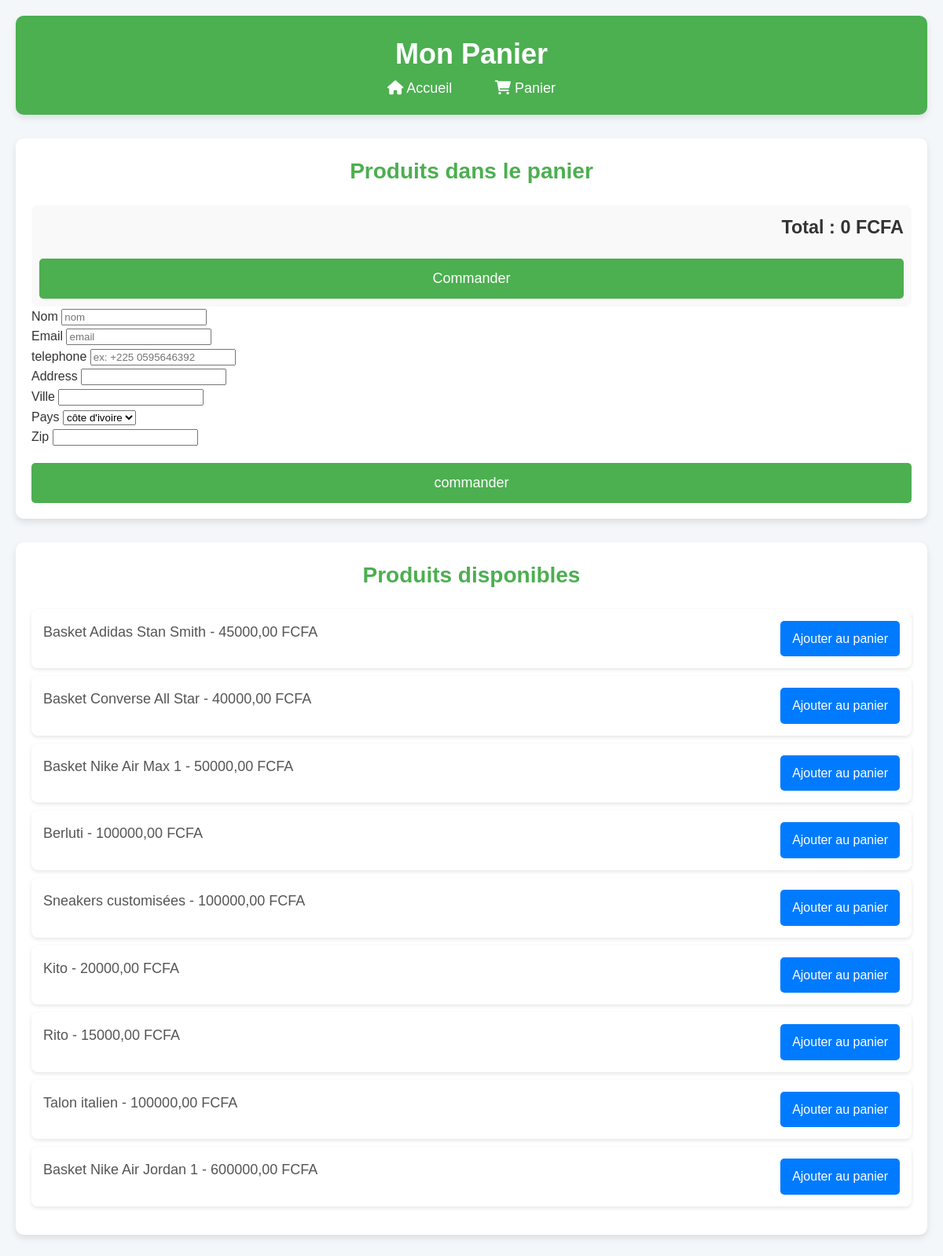
/panier/, run on the app's committed database.
### store/models.py (models this page shows, shortened)
class Product(models.Model):
    name = models.CharField(max_length=200)
    price = models.DecimalField(max_digits=10, decimal_places=2)
    description = models.TextField()
    category = models.ForeignKey(Category, on_delete=models.CASCADE)
    created_at = models.DateTimeField(auto_now_add=True)
    image = models.ImageField(upload_to='product_images/')

### store/views.py (the view, shortened to what this page needs)
# urls.py: path('panier/', views.panier, name='panier'),  # Affichage du panier
def panier(request):
    cart = request.session.get('cart', [])
    total = sum(item['price'] * item['quantity'] for item in cart)  # Calcul du total
    products = Product.objects.all()  # Liste tous les produits disponibles
    return render(request, 'store/panier.html', {'cart': cart, 'total': total, 'products': products})

### store/templates/store/panier.html (shortened to what this page needs)
<!DOCTYPE html>
<html lang="fr">
<head>
    <link rel="stylesheet" href="https://cdnjs.cloudflare.com/ajax/libs/font-awesome/6.0.0-beta3/css/all.min.css">
</head>
<body>
    <header>
        <h1>Mon Panier</h1>
        <nav>
            <a href="/"><i class="fas fa-home"></i> Accueil</a>
            <a href="/panier/"><i class="fas fa-shopping-cart"></i> Panier</a>
        </nav>
    </header>
    <section>
        <h2>Produits dans le panier</h2>
        <div class="total">
            <h3>Total : {{ total }} FCFA</h3>
            <form action="/confirmation/" method="GET">
                <button type="submit">Commander</button>
            </form>
        </div>
        <form method="POST">
            <div class="form-row">
              <div class="form-group col-md-6">
                <label for="inputEmail4">Nom</label>
                <input type="texte" id="nom"  name="nom" class="form-control" id="inputEmail4" placeholder="nom">
              </div>
              <div class="form-group col-md-6">
                <label for="inputPassword4">Email</label>
                <input type="email" id="email" name="email"   class="form-control" id="inputPassword4" placeholder="email">
              </div>
            </div>
            <div class="form-group">
              <label for="inputAddress">telephone</label>
              <input type="text" id="telephone" name="telephone" class="form-control" id="inputAddress" placeholder="ex: +225 0595646392">
            </div>
            <div class="form-group">
              <label for="inputAddress">Address</label>
              <input type="text" id="address" name="address" class="form-control" id="inputAddress" placeholder="">
            </div>
            <div class="form-row">
              <div class="form-group col-md-6">
                <label for="inputCity">Ville</label>
                <input type="text"  name="ville" id="ville" class="form-control" id="inputCity">
              </div>
              <div class="form-group col-md-4">
                <label for="inputState">Pays</label>
                <select id="pays" name="pays" class="form-control">
                  <option selected>côte d'ivoire</option>
                </select>
              </div>
              <div class="form-group col-md-2">
                <label for="inputZip">Zip</label>
                <input name="zipcode" id="zipcode" type="text" class="form-control" id="inputZip">
              </div>
            </div>
            <div class="form-group">
            <button type="submit" class="btn btn-primary">commander</button>
          </form>
    </section>
    <section>
        <h2>Produits disponibles</h2>
        <ul>
            {% for product in products %}
                <li>
                    <p>{{ product.name }} - {{ product.price }} FCFA</p>
                    <a href="{% url 'add_to_cart' product.id %}">Ajouter au panier</a>
                </li>
            {% endfor %}
        </ul>
    </section>
</body>
</html>

### store/templates/store/panier.html (style rules this page uses)
body, h1, h2, h3, p, a { margin: 0; padding: 0; font-family: 'Arial', sans-serif; }
body { background-color: #f4f7fa; color: #333; line-height: 1.6; padding: 20px; font-size: 16px; }
header { background-color: #4CAF50; color: white; padding: 20px; text-align: center; border-radius: 10px; box-shadow: 0 4px 8px rgba(0, 0, 0, 0.1); margin-bottom: 30px; }
header h1 { font-size: 36px; font-weight: 600; }
header nav a { color: white; text-decoration: none; margin: 0 15px; font-size: 18px; padding: 10px; border-radius: 5px; }
section { background-color: white; padding: 20px; border-radius: 10px; box-shadow: 0 4px 8px rgba(0, 0, 0, 0.1); margin-bottom: 30px; }
section h2 { font-size: 28px; font-weight: bold; color: #4CAF50; margin-bottom: 20px; text-align: center; }
.total { font-size: 20px; font-weight: bold; color: #333; margin-top: 20px; text-align: right; padding: 10px; background-color: #f9f9f9; border-radius: 8px; }
button { background-color: #4CAF50; color: white; border: none; padding: 15px 30px; font-size: 18px; cursor: pointer; border-radius: 5px; width: 100%; margin-top: 20px; transition: background-color 0.3s ease; }
section ul { list-style-type: none; padding: 0; }
section ul li { display: flex; justify-content: space-between; background-color: #fff; padding: 15px; margin-bottom: 10px; border-radius: 8px; box-shadow: 0 2px 5px rgba(0, 0, 0, 0.1); transition: transform 0.3s, box-shadow 0.3s; }
section ul li p { font-size: 18px; color: #555; }
section ul li a { background-color: #007BFF; color: white; text-decoration: none; padding: 10px 15px; border-radius: 5px; font-size: 16px; transition: background-color 0.3s; }

### data on the page
Product: name "Basket Adidas Stan Smith", price "45000,00"
Product: name "Basket Converse All Star", price "40000,00"
Product: name "Basket Nike Air Max 1", price "50000,00"
Product: name "Berluti", price "100000,00"
Product: name "Sneakers customisées", price "100000,00"
Product: name "Kito", price "20000,00"
Product: name "Rito", price "15000,00"
Product: name "Talon italien", price "100000,00"
Product: name "Basket Nike Air Jordan 1", price "600000,00"

### other printed values
{{ total }} "0"
